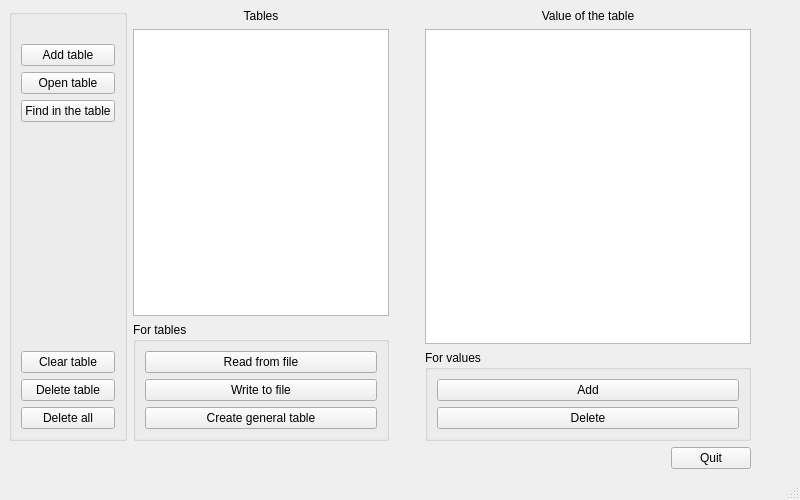
<?xml version="1.0" encoding="UTF-8"?>
<ui version="4.0">
 <class>MainWindow</class>
 <widget class="QMainWindow" name="MainWindow">
  <property name="windowModality">
   <enum>Qt::ApplicationModal</enum>
  </property>
  <property name="geometry">
   <rect>
    <x>0</x>
    <y>0</y>
    <width>800</width>
    <height>500</height>
   </rect>
  </property>
  <property name="minimumSize">
   <size>
    <width>700</width>
    <height>400</height>
   </size>
  </property>
  <property name="maximumSize">
   <size>
    <width>1440</width>
    <height>900</height>
   </size>
  </property>
  <property name="windowTitle">
   <string>MainWindow</string>
  </property>
  <widget class="QWidget" name="centralwidget">
   <layout class="QVBoxLayout" name="verticalLayout">
    <item>
     <layout class="QHBoxLayout" name="horizontalLayout_3">
      <item>
       <layout class="QHBoxLayout" name="horizontalLayout_6">
        <item>
         <layout class="QVBoxLayout" name="verticalLayout_5">
          <item>
           <widget class="QGroupBox" name="groupBox_3">
            <property name="title">
             <string/>
            </property>
            <layout class="QVBoxLayout" name="verticalLayout_7">
             <item>
              <spacer name="verticalSpacer_2">
               <property name="orientation">
                <enum>Qt::Vertical</enum>
               </property>
               <property name="sizeType">
                <enum>QSizePolicy::Minimum</enum>
               </property>
               <property name="sizeHint" stdset="0">
                <size>
                 <width>20</width>
                 <height>20</height>
                </size>
               </property>
              </spacer>
             </item>
             <item>
              <widget class="QPushButton" name="AddTableButton">
               <property name="maximumSize">
                <size>
                 <width>200</width>
                 <height>200</height>
                </size>
               </property>
               <property name="text">
                <string>Add table</string>
               </property>
              </widget>
             </item>
             <item>
              <widget class="QPushButton" name="OpenTableButton">
               <property name="maximumSize">
                <size>
                 <width>200</width>
                 <height>200</height>
                </size>
               </property>
               <property name="text">
                <string>Open table</string>
               </property>
              </widget>
             </item>
             <item>
              <widget class="QPushButton" name="FindButton">
               <property name="text">
                <string>Find in the table</string>
               </property>
              </widget>
             </item>
             <item>
              <spacer name="verticalSpacer">
               <property name="orientation">
                <enum>Qt::Vertical</enum>
               </property>
               <property name="sizeHint" stdset="0">
                <size>
                 <width>20</width>
                 <height>40</height>
                </size>
               </property>
              </spacer>
             </item>
             <item>
              <widget class="QPushButton" name="ClearTableButton">
               <property name="text">
                <string>Clear table</string>
               </property>
              </widget>
             </item>
             <item>
              <widget class="QPushButton" name="PopTableButton">
               <property name="maximumSize">
                <size>
                 <width>200</width>
                 <height>200</height>
                </size>
               </property>
               <property name="text">
                <string>Delete table</string>
               </property>
              </widget>
             </item>
             <item>
              <widget class="QPushButton" name="DeleteTablesButton">
               <property name="maximumSize">
                <size>
                 <width>200</width>
                 <height>200</height>
                </size>
               </property>
               <property name="text">
                <string>Delete all</string>
               </property>
              </widget>
             </item>
            </layout>
           </widget>
          </item>
         </layout>
        </item>
        <item>
         <layout class="QVBoxLayout" name="verticalLayout_4">
          <property name="sizeConstraint">
           <enum>QLayout::SetMinimumSize</enum>
          </property>
          <item>
           <widget class="QLabel" name="tableLabel">
            <property name="text">
             <string>&lt;html&gt;&lt;head/&gt;&lt;body&gt;&lt;p align=&quot;center&quot;&gt;Tables&lt;/p&gt;&lt;/body&gt;&lt;/html&gt;</string>
            </property>
           </widget>
          </item>
          <item>
           <widget class="QListWidget" name="listWidget">
            <property name="minimumSize">
             <size>
              <width>200</width>
              <height>25</height>
             </size>
            </property>
            <property name="maximumSize">
             <size>
              <width>600</width>
              <height>900</height>
             </size>
            </property>
           </widget>
          </item>
          <item>
           <widget class="QGroupBox" name="groupBox">
            <property name="title">
             <string>For tables</string>
            </property>
            <layout class="QVBoxLayout" name="verticalLayout_6">
             <item>
              <widget class="QPushButton" name="ReadButton">
               <property name="text">
                <string>Read from file</string>
               </property>
              </widget>
             </item>
             <item>
              <widget class="QPushButton" name="WriteButton">
               <property name="text">
                <string>Write to file</string>
               </property>
              </widget>
             </item>
             <item>
              <widget class="QPushButton" name="GenButton">
               <property name="text">
                <string>Create general table</string>
               </property>
              </widget>
             </item>
            </layout>
           </widget>
          </item>
         </layout>
        </item>
       </layout>
      </item>
      <item>
       <spacer name="horizontalSpacer">
        <property name="orientation">
         <enum>Qt::Horizontal</enum>
        </property>
        <property name="sizeType">
         <enum>QSizePolicy::Minimum</enum>
        </property>
        <property name="sizeHint" stdset="0">
         <size>
          <width>30</width>
          <height>20</height>
         </size>
        </property>
       </spacer>
      </item>
      <item>
       <layout class="QHBoxLayout" name="horizontalLayout">
        <item>
         <layout class="QVBoxLayout" name="verticalLayout_2">
          <property name="sizeConstraint">
           <enum>QLayout::SetMaximumSize</enum>
          </property>
          <item>
           <widget class="QLabel" name="valueTableLabel">
            <property name="text">
             <string>&lt;html&gt;&lt;head/&gt;&lt;body&gt;&lt;p align=&quot;center&quot;&gt;Value of the table&lt;/p&gt;&lt;/body&gt;&lt;/html&gt;</string>
            </property>
           </widget>
          </item>
          <item>
           <widget class="QListWidget" name="list">
            <property name="minimumSize">
             <size>
              <width>200</width>
              <height>150</height>
             </size>
            </property>
            <property name="maximumSize">
             <size>
              <width>600</width>
              <height>900</height>
             </size>
            </property>
           </widget>
          </item>
          <item>
           <widget class="QGroupBox" name="groupBox_2">
            <property name="title">
             <string>For values</string>
            </property>
            <layout class="QVBoxLayout" name="verticalLayout_3">
             <item>
              <widget class="QPushButton" name="AddNodeButton">
               <property name="text">
                <string>Add</string>
               </property>
              </widget>
             </item>
             <item>
              <widget class="QPushButton" name="PopNodeButton">
               <property name="text">
                <string>Delete</string>
               </property>
              </widget>
             </item>
            </layout>
           </widget>
          </item>
         </layout>
        </item>
        <item>
         <spacer name="horizontalSpacer_2">
          <property name="orientation">
           <enum>Qt::Horizontal</enum>
          </property>
          <property name="sizeType">
           <enum>QSizePolicy::Minimum</enum>
          </property>
          <property name="sizeHint" stdset="0">
           <size>
            <width>40</width>
            <height>20</height>
           </size>
          </property>
         </spacer>
        </item>
       </layout>
      </item>
     </layout>
    </item>
    <item>
     <layout class="QHBoxLayout" name="horizontalLayout_4">
      <item>
       <spacer name="horizontalSpacer_3">
        <property name="orientation">
         <enum>Qt::Horizontal</enum>
        </property>
        <property name="sizeHint" stdset="0">
         <size>
          <width>40</width>
          <height>20</height>
         </size>
        </property>
       </spacer>
      </item>
      <item>
       <widget class="QPushButton" name="QuitButton">
        <property name="text">
         <string>Quit</string>
        </property>
       </widget>
      </item>
      <item>
       <spacer name="horizontalSpacer_4">
        <property name="orientation">
         <enum>Qt::Horizontal</enum>
        </property>
        <property name="sizeType">
         <enum>QSizePolicy::Minimum</enum>
        </property>
        <property name="sizeHint" stdset="0">
         <size>
          <width>40</width>
          <height>20</height>
         </size>
        </property>
       </spacer>
      </item>
     </layout>
    </item>
   </layout>
  </widget>
  <widget class="QMenuBar" name="menubar">
   <property name="geometry">
    <rect>
     <x>0</x>
     <y>0</y>
     <width>800</width>
     <height>22</height>
    </rect>
   </property>
  </widget>
  <widget class="QStatusBar" name="statusbar"/>
 </widget>
 <resources/>
 <connections/>
</ui>
